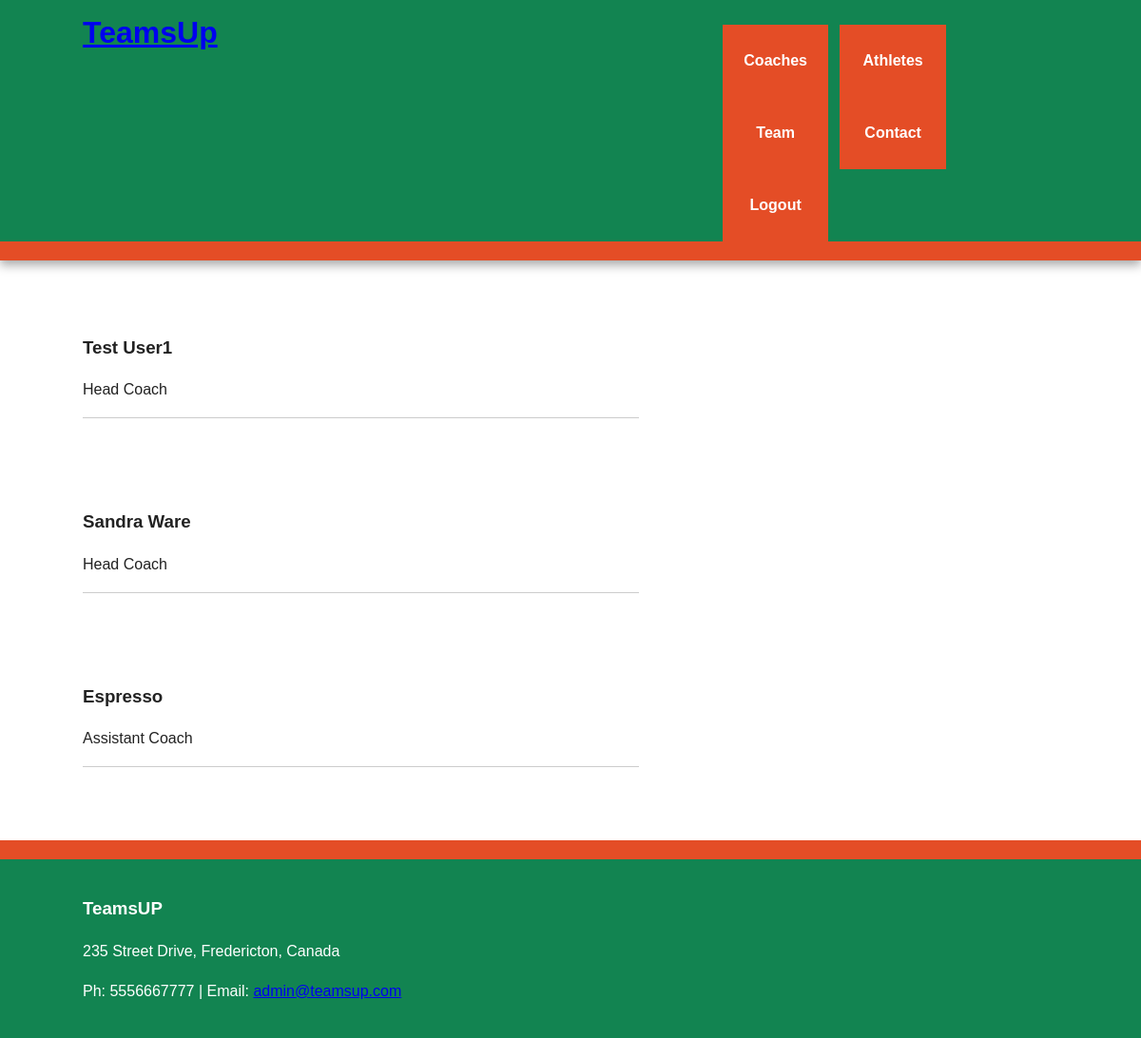
Page /coaches (signed in) on the committed database.
### flask_package/models.py (models this page shows, shortened)
class User(UserMixin, db.Model):
    id = db.Column(db.Integer, primary_key=True)
    name = db.Column(db.String(140), index=True, unique=False)
    role = db.Column(db.String(140), index=True, unique=False)
    email = db.Column(db.String(140), index=True, unique=True)
    username = db.Column(db.String(140), index=True, unique=True)
    password_hash = db.Column(db.String(140))
    joined_at_date = db.Column(db.DateTime(), index=True, default=datetime.utcnow)
    team_id = db.Column(db.Integer, db.ForeignKey('team.id'))

### flask_package/routes.py (the view)
@app.route('/coaches')
@login_required
def coaches():
    coaches = User.query.all()
    return render_template('coaches.html', coaches=coaches)

### flask_package/models.py (called while the page is built)
@login_manager.user_loader
def load_user(user_id):
    return User.query.get(int(user_id))

### flask_package/templates/coaches.html (shortened to what this page needs)
{% extends 'base.html' %}
{% block content%}
    {% for coach in coaches %}
        <article class="main wrapper clearfix">
            <h3>{{ coach.name }} </h3>
            <p>{{ coach.role}}</p>
            <hr>
        </article>
    {% endfor %}
{% endblock%}

### flask_package/static/css/main.css (style rules this page uses)
html { color: #222; font-size: 1em; line-height: 1.4; }
hr { display: block; height: 1px; border: 0; border-top: 1px solid #ccc; margin: 1em 0; padding: 0; }
body { font: 16px/26px Helvetica, Helvetica Neue, Arial; }
.wrapper { width: 90%; margin: 0 5%; }
.main { padding: 30px 0; }
@media only screen and (min-width: 768px) { .main article { float: left; width: 57%; } }
@media only screen and (min-width: 1140px) { .wrapper { width: 1026px; margin: 0 auto; } }
.clearfix:before, .clearfix:after { content: " "; display: table; }
.clearfix:after { clear: both; }
.clearfix { *zoom: 1; }

### rows in the picture
User: name "Test User1", role "Head Coach"
User: name "Sandra Ware", role "Head Coach"
User: name "Espresso", role "Assistant Coach"
